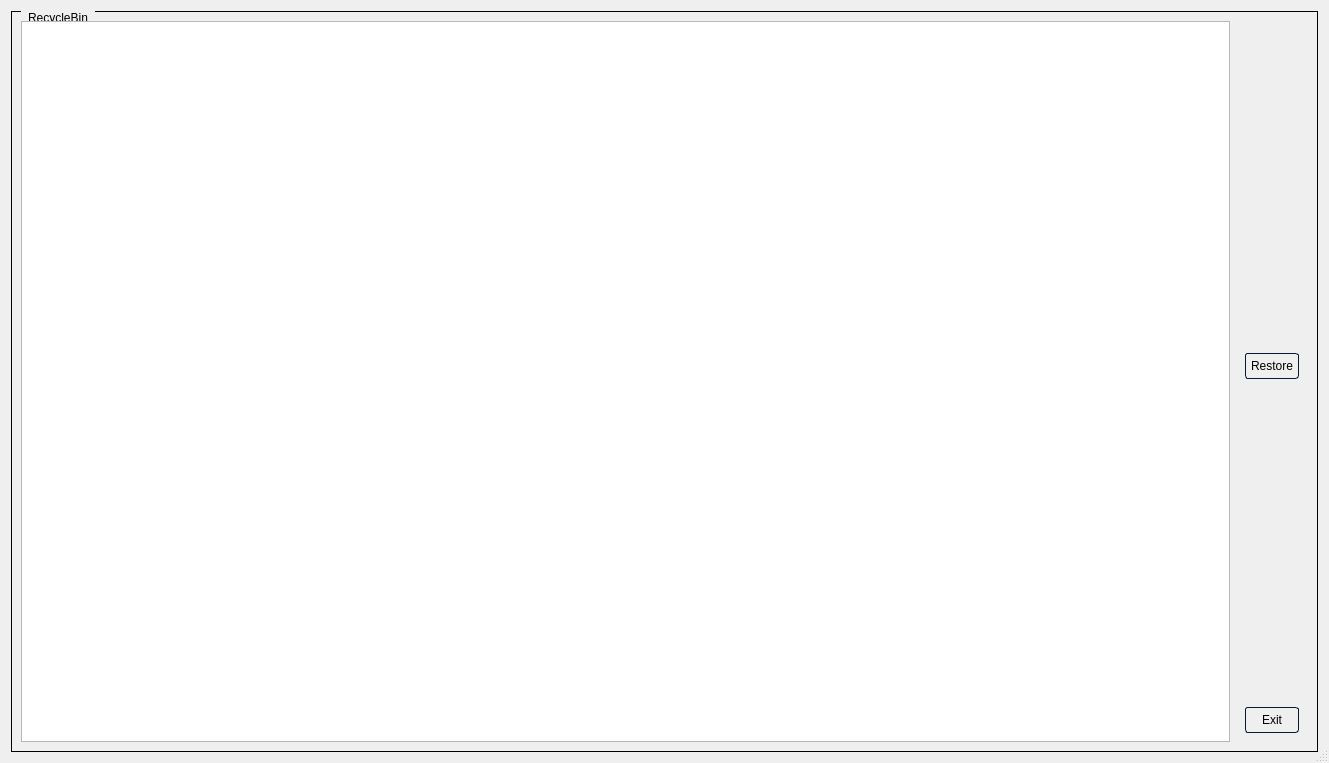
<?xml version="1.0" encoding="UTF-8"?>
<ui version="4.0">
 <class>recycle_dialog</class>
 <widget class="QDialog" name="recycle_dialog">
  <property name="geometry">
   <rect>
    <x>0</x>
    <y>0</y>
    <width>1329</width>
    <height>763</height>
   </rect>
  </property>
  <property name="windowTitle">
   <string>Recycle Bin Restorer</string>
  </property>
  <property name="windowIcon">
   <iconset resource="resources.qrc">
    <normaloff>:/icons/icons/headphones.svg</normaloff>:/icons/icons/headphones.svg</iconset>
  </property>
  <property name="styleSheet">
   <string notr="true">

/*-----QWidget-----
QWidget
{
	background-color: rgb(92, 106, 106);
	color: #ffffff;
	border-color: #051a39;
}

QTreeView {

     color: #ffffff;;
     border: 1px solid black;
      background-color: #677676;
      alternate-background-color: #91a6a6;
      color: black;
      selection-background-color: #91a6a6;
      selection-color: #ffffff
}
QTreeView::item {
      padding: 5px;
}
 QHeaderView::section {
        background-color: rgb(92, 106, 106);;
        color: #ffffff;
        border: 1px solid black;
        padding: 5px;
}
*/
QLineEdit{
		color: black;
		border: 1px solid black;
        border-radius: 10px;
        padding: 5px;
        selection-background-color: green;
        selection-color: white;
}

QGroupBox {
        border: 1px solid black;
        margin-top: 3ex; /* leave space at the top for the title */

}
QGroupBox::title {
		color: black;
        subcontrol-origin: margin;
        left: 10px; /* position of the title */
        padding: 0 5px 0 5px; /* space around the title text */
}





</string>
  </property>
  <property name="sizeGripEnabled">
   <bool>true</bool>
  </property>
  <property name="modal">
   <bool>true</bool>
  </property>
  <layout class="QHBoxLayout" name="horizontalLayout_2">
   <item>
    <widget class="QGroupBox" name="groupBox">
     <property name="title">
      <string>RecycleBin</string>
     </property>
     <layout class="QHBoxLayout" name="horizontalLayout">
      <item>
       <widget class="QTableView" name="tableView"/>
      </item>
      <item>
       <widget class="QWidget" name="widget" native="true">
        <layout class="QVBoxLayout" name="verticalLayout_2">
         <item>
          <layout class="QVBoxLayout" name="verticalLayout">
           <item>
            <spacer name="verticalSpacer_2">
             <property name="orientation">
              <enum>Qt::Vertical</enum>
             </property>
             <property name="sizeHint" stdset="0">
              <size>
               <width>20</width>
               <height>40</height>
              </size>
             </property>
            </spacer>
           </item>
           <item>
            <widget class="QPushButton" name="restoreButton">
             <property name="styleSheet">
              <string notr="true">/*-----QPushButton-----*/
QPushButton
{
/**	background-color:  rgb(92, 106, 106);
	color: #ffffff;
**/	
   border-style: solid;
	border-width: 1px;
	border-radius: 3px;
	border-color: #051a39;
	padding: 5px;
}

QPushButton::disabled
{
	background-color: #404040;
	color: #656565;
	border-color: #051a39;

}


QPushButton::hover
{
	background-color: lightgrey;
	border-style: solid;
	border-width: 1px;
	border-radius: 3px;
	border-color: #051a39;
	padding: 5px;

}


QPushButton::pressed
{
	background-color: rgb(125, 155, 143);
	color: #ffffff;
	border-style: solid;
	border-width: 1px;
	border-radius: 3px;
	border-color: #051a39;
	padding: 5px;

}</string>
             </property>
             <property name="text">
              <string>Restore</string>
             </property>
             <property name="icon">
              <iconset resource="resources.qrc">
               <normaloff>:/icons/icons/trash-undo.svg</normaloff>:/icons/icons/trash-undo.svg</iconset>
             </property>
            </widget>
           </item>
           <item>
            <spacer name="verticalSpacer">
             <property name="orientation">
              <enum>Qt::Vertical</enum>
             </property>
             <property name="sizeHint" stdset="0">
              <size>
               <width>20</width>
               <height>40</height>
              </size>
             </property>
            </spacer>
           </item>
           <item>
            <widget class="QPushButton" name="exitButton">
             <property name="styleSheet">
              <string notr="true">/*-----QPushButton-----*/
QPushButton
{
/**	background-color:  rgb(92, 106, 106);
	color: #ffffff;
**/	
   border-style: solid;
	border-width: 1px;
	border-radius: 3px;
	border-color: #051a39;
	padding: 5px;
}

QPushButton::disabled
{
	background-color: #404040;
	color: #656565;
	border-color: #051a39;

}


QPushButton::hover
{
	background-color: lightgrey;
	border-style: solid;
	border-width: 1px;
	border-radius: 3px;
	border-color: #051a39;
	padding: 5px;

}


QPushButton::pressed
{
	background-color: rgb(125, 155, 143);
	color: #ffffff;
	border-style: solid;
	border-width: 1px;
	border-radius: 3px;
	border-color: #051a39;
	padding: 5px;

}</string>
             </property>
             <property name="text">
              <string>Exit</string>
             </property>
             <property name="icon">
              <iconset resource="resources.qrc">
               <normaloff>:/icons/icons/log-out.svg</normaloff>:/icons/icons/log-out.svg</iconset>
             </property>
            </widget>
           </item>
          </layout>
         </item>
        </layout>
       </widget>
      </item>
     </layout>
    </widget>
   </item>
  </layout>
 </widget>
 <resources>
  <include location="resources.qrc"/>
 </resources>
 <connections/>
</ui>
